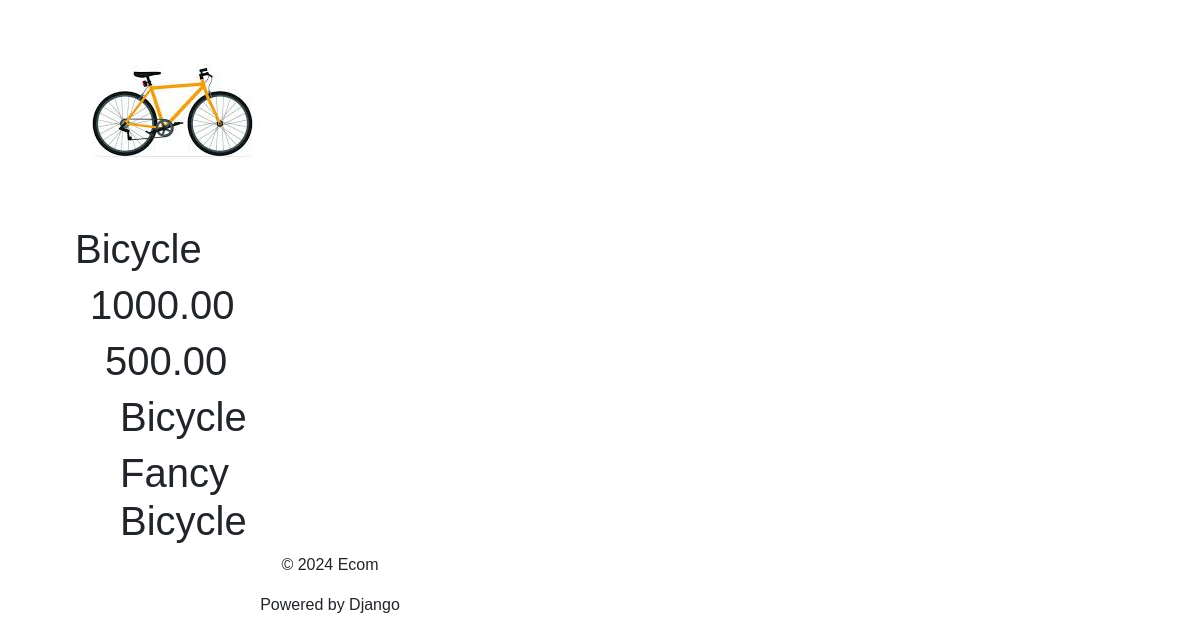
The app's page /shop/product_detail/4 with its own data.
### shop/models.py (models this page shows, shortened)
class Product(models.Model):
    title = models.CharField(max_length=255)
    price = models.DecimalField(max_digits=10, decimal_places=2)
    discount_price = models.DecimalField(
        max_digits=10, decimal_places=2, blank=True, null=True
    )
    category = models.CharField(max_length=255)
    description = models.TextField()
    image_url = models.ImageField(
        upload_to="product_images/", default="product_images/default.png"
    )
    class Meta:
        verbose_name_plural = "Products"
        verbose_name = "Product"
        ordering = ["title"]

### shop/views.py (the view)
# urls.py: path("product_detail/<int:id>", views.product_detail, name="product_detail"),
def product_detail(request, id):
    product = Product.objects.get(id=id)
    return render(request, "shop/product_detail.html", {"product": product})

### shop/templates/shop/product_detail.html (shortened to what this page needs)
{% extends 'base.html' %} <br />
{% block content %}
<div class="container">
  <div class="row">
    <div class="col-md-6">
      <div class="row">
        <div class="col-md-12">
          <img
            src="{{ product.image_url.url }}"
            target="_blank"
            alt="product"
          />
        </div>
      </div>
    </div>
  </div>
  <div class="col-md-6">
    <div class="row">
      <div class="col-md-12">
        <h1>{{ product.title }}</h1>
      </div>
    </div>
    <div class="col-md-6">
      <div class="row">
        <div class="col-md-12">
          <h1>{{ product.price }}</h1>
        </div>
      </div>
      <div class="col-md-6">
        <div class="row">
          <div class="col-md-12">
            <h1>{{ product.discount_price }}</h1>
          </div>
        </div>
        <div class="col-md-6">
          <div class="row">
            <div class="col-md-12">
              <h1>{{ product.category }}</h1>
            </div>
          </div>
        </div>
        <div class="col-md-6">
          <div class="row">
            <div class="col-md-12">
              <h1>{{ product.description }}</h1>
            </div>
          </div>
        </div>
      </div>
      {% endblock %}

### shop/static/css/style.css (style rules this page uses)
body { margin: 0; padding: 0; font-family: "Poppins", sans-serif; }

### shop/static/css/variable.css (style rules this page uses)
:root { --card-text-color: green; --card-text-font-weight: 300; --card-title-color: blue; --card-title-font-weight: 300; }

### records on screen
Product: image_url (picture), title "Bicycle", price "1000.00", discount_price "500.00", category "Bicycle", description "Fancy Bicycle"
